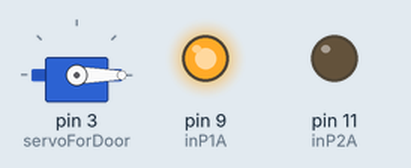
A sketch run on a simulated Arduino Uno, built with avr-gcc and run on an emulated ATmega328P. Parts: servo, output pins drawn as LEDs (lit = HIGH).

Above: at 0.05 s.
At 1.5 s:
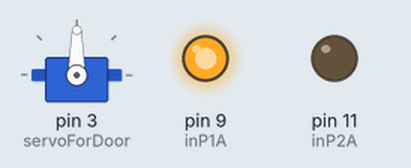
At 3.0 s:
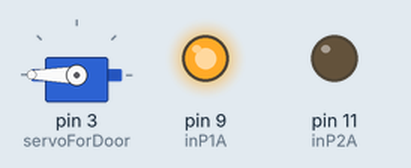
Timing chart, 0 to 3.5 s (numbered marks = the images above):
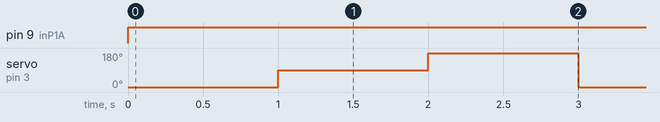

Measured:
- by itself, pin 9 (inP1A): LOW → HIGH at 0.00 s
- by itself, servo on pin 3 (servoForDoor): repeats every 3.0 s: 180° 1.0 s, 0° 1.0 s, 90° 1.0 s

The sketch:

motorControl.ino
```cpp
#include<Servo.h>

const int inP1A = 9;
const int inP2A = 11;

Servo servoForDoor;

void setup() {
  pinMode(inP1A, OUTPUT);
  pinMode(inP2A, OUTPUT);

  servoForDoor.attach(3);

}

void loop() {
  // Motors will spin in the set direction at the specified speed.
  //Use analogWrite() to control the speed (PWM)
  digitalWrite(inP1A, HIGH);  // Motor A full speed
  digitalWrite(inP2A, LOW);

   //Using servo motor

  servoForDoor.write(0);
  delay(1000);
  servoForDoor.write(90);
  delay(1000);
  servoForDoor.write(180);
  delay(1000);


}
```
